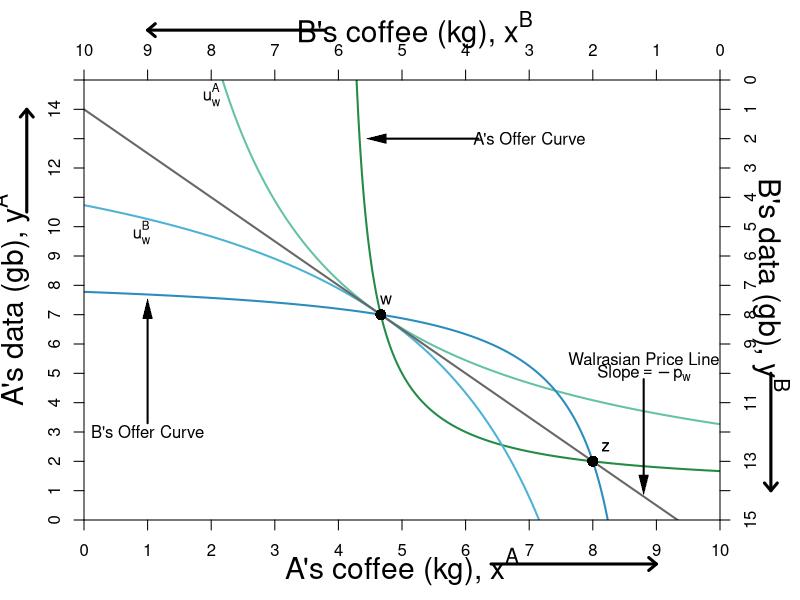

This chart was generated by the following R code:
#' Graph Designer: Simon Halliday, Scott Cohn
#' Authors: Bowles and Halliday
#' Title: Coordination, Conflict and Competition: A Text in Microeconomics

library("shape")

pdf(file = "what_can_markets_do/property_walras_market.pdf", width = 9, height = 7)

# Set parameters for graphics
axislabelsize <- 1.8
labelsize <- 1.5
namesize <- 1.8
annotatesize <- 1.5
graphlinewidth <- 2
segmentlinewidth <- 1.5

COL <- c("#7fc97f", "#beaed4", "#fdc086", "#ffff99", "#386cb0", "#f0027f", "#bf5b17", "#666666")
COLA <- c("#e0f3db", "#99d8c9","#66c2a4","#41ae76", "#238b45", "#005824")
COLB <- c("#c6dbef", "#4eb3d3", "#2b8cbe", "#0868ac","#084081")
COLC <- c("#fcfbfd", "#efedf5", "#dadaeb", "#bcbddc", "#9e9ac8", "#807dba", "#6a51a3", "#54278f", "#3f007d")
grays <- gray.colors(25, start = 1, end = 0, alpha = 1)



indiffcurveA1 <- function(x, U = 4, A = 1, a = 0.5) {
  ((((U-2)/A)*(1/x)^a)^(1/(1-a)))
}

indiffcurveA2 <- function(x, U = 4, A = 1, a = 0.5) {
  (((U/A)*(1/x)^a)^(1/(1-a)))
}

indiffcurveA3 <- function(x, U = 5.715476, A = 1, a = 0.5) {
  (((U/A)*(1/x)^a)^(1/(1-a)))
}

indiffcurveA4 <- function(x, U = 6.984164, A = 1, a = 0.5) {
  ((((U)/A)*(1/x)^a)^(1/(1-a)))
}

paretoEC <- function(x) {
  (3/2)*x
}

OfferCurveA <- function(x) {
  x/(x  - 4)
}

mrsplot <- function(x) {
  (13/2)*(x/(9-x)^2)
}

OfferCurveB <- function(x) {
  15 - (13/2)*(10 - x)/(9 - x)
}

WalrasPrice <- function(x) {
  14 - (3/2)*x
}

#Deriving the offer curves: let py = 1
#wA = 8px + 2py = 8px + 2; Demand: x = w/2px => x = 4 + 1/px => px = 1/(x - 4)
#Offer curve is y = px*x => (1/(x-4))*x = x/(x-4) defined for x neq 4
#wA = 2px + 13py = 2px + 13; Demand: x = w/2px => x = 1 + 13/2px => px = 13/2(x - 1)
#B's Offer curve is y = px*x => (13/2)(1/(x-1))*x = (13/2)(x/(x-1)
#Therefore in terms of yA and xA:
#15 - y = (13/2)*(10 - x)/(10 - x - 1)
#Therefore y = 15 - (13/2)*(10-x)/(9 - x) defined for x neq 9
#The tangency of the indifference curve and the offer curve gives mrsplot
#Where mrsplot equals that offer curve, we get x = (3/17)*(51 - sqrt(221)) = 6.376576; 
#So y = 6.022321; therefore u = (6.376576^0.5)*(6.022321^0.5)

indiffcurveBneg1 <- function(x, U = 5.09, A = 1, a = 0.5) {
  15 - (((U/A)*(1/(10 - x))^a)^(1/(1-a)))
}

indiffcurveBneg2 <- function(x, U = 6.531973, A = 1, a = 0.5) {
  15 - (((U/A)*(1/(10 - x))^a)^(1/(1-a)))
}

#Aisha happens to have found 8 apples and 2 oranges, 
#and Betty happens to have found 2 apples and 13 oranges. 
#Aisha's utility (8^0.5)*(2^0.5) = 4
#Betty's utility (2^0.5)*(13^0.5) = 5.09



par(mar =  c(4, 4.2, 4, 4))
xlims <- c(0, 10)
ylims <- c(0, 15)
xlims2 <- c(10, 0)
ylims2 <- c(15, 0)

plot(0, 0, xlim = xlims, ylim = ylims, type = "n",
     xlab = expression(paste("A's coffee (kg), ", x^A)),
     ylab = expression(paste("A's data (gb), ", y^A)), 
     line = 2.5,
     xaxt = "n", 
     yaxt = "n", 
     cex.lab = axislabelsize, 
     bty = "n",
     xaxs="i", 
     yaxs="i")


npts <- 500 
npts2 <- 501

#Specify the sequences of points for graphing. 
xx1 <- seq(xlims[1], xlims[2], length.out = npts)
yy1 <- indiffcurveA2(xx1, U = 4, A = 1, a = 0.5)
yy2 <- indiffcurveA2(xx1)

#Polygon Attempt
#polygon(x = c(1.34, 6, 8, 10 - 6.73), y = c(12, 9, 2, 15 - 10.1), col="powderblue", density=NULL, border = NA)

#I need something like xx1 with npts for 
#xpoly1 <- seq(from = 1.34, to = 8, length.out = 500)
#ypoly1 <- indiffcurveA2(xpoly1, U = 4, A = 1, a = 0.5)
#ypoly2 <- indiffcurveBneg(xpoly1, U = 5.09, A = 1, a = 0.5)
#polygon(x = c(xpoly1, rev(xpoly1)), y = c(ypoly1, rev(ypoly2)), col=COL[3], density=NULL, border = NA)
xx2 <- seq(4, xlims[2], length.out = npts)
xx3 <- seq(xlims[1], 9, length.out = npts)

#Draw the lines for the graphs
#lines(xx1, indiffcurveA1(xx1), col = COLA[3], lwd = graphlinewidth)
#lines(xx1, indiffcurveA2(xx1), col = COLA[3], lwd = graphlinewidth)
lines(xx1, indiffcurveA3(xx1), col = COLA[3], lwd = graphlinewidth)
#lines(xx1, indiffcurveA4(xx1), col = COLA[3], lwd = graphlinewidth)
#lines(xx1, paretoEC(xx1), col = COL[2], lwd = graphlinewidth)
lines(xx2, OfferCurveA(xx2), col = COLA[5], lwd = graphlinewidth)

#lines(xx1, mrsplot(xx1), col = COL[1], lwd = graphlinewidth)
#lines(xx1, indiffcurveBneg1(xx1), col = COLB[2], lwd = graphlinewidth)
lines(xx1, indiffcurveBneg2(xx1), col = COLB[2], lwd = graphlinewidth)

lines(xx3, OfferCurveB(xx3), col = COLB[3], lwd = graphlinewidth)
lines(xx1, WalrasPrice(xx1), col = COL[8], lwd = graphlinewidth)

#Customize ticks and labels for the plot
ticksy <- seq(from = 0, to = 15, by = 1)
ylabels <- seq(from = 0, to = 15, by = 1)
ticksx <- seq(from = 0, to = 10, by = 1)
xlabels <- seq(from = 0, to = 10, by = 1)
axis(1, at = ticksx, pos = 0, labels = xlabels)
axis(2, at = ticksy, pos = 0, labels = ylabels, las = 0)

#Add arrows:
arrows(-0.9, 10.5, -0.9, 14, xpd = TRUE, length = 0.1, angle = 40, lwd = 3)
arrows(6.4, -1.5, 9, -1.5, xpd = TRUE, length = 0.1, angle = 40, lwd = 3)

#Annotation of the three graphs and the NE
#text(0.9, 14.5, expression(u[1]^A))
text(2, 14.5, expression(u[w]^A))

#Perhaps useful point to label the unused intersection of the participation constraints
#points(1.34, 12, pch = 16, col = "black", cex = 1.5)

#Pareto efficiency curve
# segments(3.27, 4.9, 5.84, 8.77, lty = 1, lwd = graphlinewidth, col = COL[2])
# text(4.5, 2.4, expression("Pareto Efficient"))
# text(4.5, 1.9, expression("Curve"))
# Arrows(4.5, 2.7, 4.5, 6.2, col = "black", lty = 1, lwd = 2, arr.type = "triangle", arr.lwd = 0.5)

#Label B's offer curve
text(1, 3, expression("B's Offer Curve"))
Arrows(1, 3.3, 1, 7.2, col = "black", lty = 1, lwd = 2, arr.type = "triangle", arr.lwd = 0.5)

# Price Line
text(7, 13, expression(paste("A's Offer Curve")))
Arrows(6.2, 13, 4.6, 13, col = "black", lty = 1, lwd = 2, arr.type = "triangle", arr.lwd = 0.5)


#Walrasian Price Line
text(8.8, 5.5, expression(paste("Walrasian Price Line")))
text(8.8, 5, expression(paste("Slope", phantom()==-p[w])))
Arrows(8.8, 4.8, 8.8, 1.2, col = "black", lty = 1, lwd = 2, arr.type = "triangle", arr.lwd = 0.5)


#Add a point for the initial endowment
points(14/3, 7, pch = 16, col = "black", cex = 1.5)
text(4.75, 7.5, expression(w))

#Set up second axes and labels

par(new = TRUE)

#Use the same x and ylims as previously, but with locations switched
xlims2 <- c(10, 0)
ylims2 <- c(15, 0)

#Leave the ylab and xlab blank to ensure no axes titles
plot(0, 0, xlim = xlims2, ylim = ylims2, type = "n",
     xlab = expression(paste("")),
     ylab = expression(paste("")),
     xaxt = "n", 
     yaxt = "n", 
     cex.lab = 1.3, 
     bty = "n",
     xaxs="i", 
     yaxs="i")

#Set up axes at sides 3 and 4 (top and right)
axis(side = 3, at = ticksx, pos = 0, labels = xlabels)
axis(side = 4, at = ticksy, pos = 0, labels = ylabels, las = 0)
#mtext(expression(paste("B's coffee (kg), ", x^B)), side=3, line = 2.5, cex = axislabelsize)
text(4.8, -1.7, expression(paste("B's coffee (kg), ", x^B)), xpd = TRUE, cex = axislabelsize) 
text(-0.8, 7, expression(paste("B's data (gb), ", y^B)), xpd = TRUE, cex = axislabelsize, srt = 270) 

#Add arrows:
arrows(-0.8, 10, -0.8, 14, xpd = TRUE, length=0.1,angle=40,lwd=3)
arrows(6.2, -1.7, 9, -1.7, xpd = TRUE, length=0.1,angle=40,lwd=3)


#Functions for B's indifference curves
indiffcurveB1 <- function(x, U = 5.09, A = 1, a = 0.5) {
  ((((U-2)/A)*(1/x)^a)^(1/(1-a)))
}

indiffcurveB2 <- function(x, U = 5.09, A = 1, a = 0.5) {
  (((U/A)*(1/x)^a)^(1/(1-a)))
}

indiffcurveB3 <- function(x, U = 5.703502, A = 1, a = 0.5) {
  ((((U)/A)*(1/x)^a)^(1/(1-a)))
}

indiffcurveB4 <- function(x, U = 8.244574, A = 1, a = 0.5) {
  ((((U)/A)*(1/x)^a)^(1/(1-a)))
}




#lines(xx1, indiffcurveB1(xx1), col = COLB[3], lwd = graphlinewidth)
#lines(xx1, indiffcurveB2(xx1), col = COLB[3], lwd = graphlinewidth)
#lines(xx1, indiffcurveB3(xx1), col = COLB[3], lwd = graphlinewidth)
#lines(xx1, indiffcurveB4(xx1), col = COLB[3], lwd = graphlinewidth)

#Label B's indifference curves
#text(9.1, 3.4, expression(u[1]^B))
text(9.1, 5.2, expression(u[w]^B))
#text(9.1, 4.6, expression(u[3]^B))
#text(9.1, 8.2, expression(u[4]^B))

#Add a point for the initial endowment
points(2, 13, pch = 16, col = "black", cex = 1.5)
text(1.8, 12.5, expression(z))




#Label a point on the middle of the curve
#points(5, 7.5, pch = 16, col = "black", cex = 1.5)
#text(5, 7, expression(i))

#(5^0.5)*(7.5^0.5) = 6.123724

#Add point for comparison to participation constraint
#points(6.2, 1.55, pch = 16, col = "black", cex = 1.5)
#text(6.1, 1.2, expression(d))


#Calculate TIOLI power allocation for B
#mrs(x,y) => pareto efficient curve is (3/2)x = y
#A's initital utility is 4 = u(8,2) = (8^0.5)*(2^0.5)
#Therefore substitute in the contract curve u_e^A = 4 = (x^A)^(0.5)(3/2*x^A)^0.5
# => x^A = 4/((3/2)^0.5) = 3.27 => x^B = 6.73
# => y^A = 3/2(x^A) = 4.9 => y^B = 10.1

#Add point g for B's TIOLI power
# points(6.73, 10.1, pch = 16, col = "black", cex = 1.5)
# text(6.73, 10.6, expression(g))

#Calculate TIOLI power allocation for A
#mrs(x,y) => pareto efficient curve is (3/2)x = y
#A's initital utility is 4 = u(8,2) = (8^0.5)*(2^0.5)
#Therefore substitute in the contract curve u_e^A = 4 = (x^A)^(0.5)(3/2*x^A)^0.5
# => x^B = 5.09/((3/2)^0.5) = 4.16 => x^A = 5.84
# => y^B = 3/2(x^B) = 6.23 => y^A = 8.77 
#=> u^A = (5.84^0.5)*(8.77^0.5) = 7.156591
#Add point f for A's TIOLI power
# points(4.16, 6.23, pch = 16, col = "black", cex = 1.5)
# text(4.16, 5.8, expression(f))


#Annotating B's endowment
text(1.8, 12.5, expression(z))

#Annotating a point that is a Pareto improvement over e.
#points(3.623424, 8.977679, pch = 16, col = "black", cex = 1.5)
#text(3.623424, 8.4, expression(h))
#(2.94^0.5)*(12.76^0.5)

#Label Pareto Improving Lens
#text(7, 5, expression(paste("Pareto-Improving Lens")))

dev.off()
